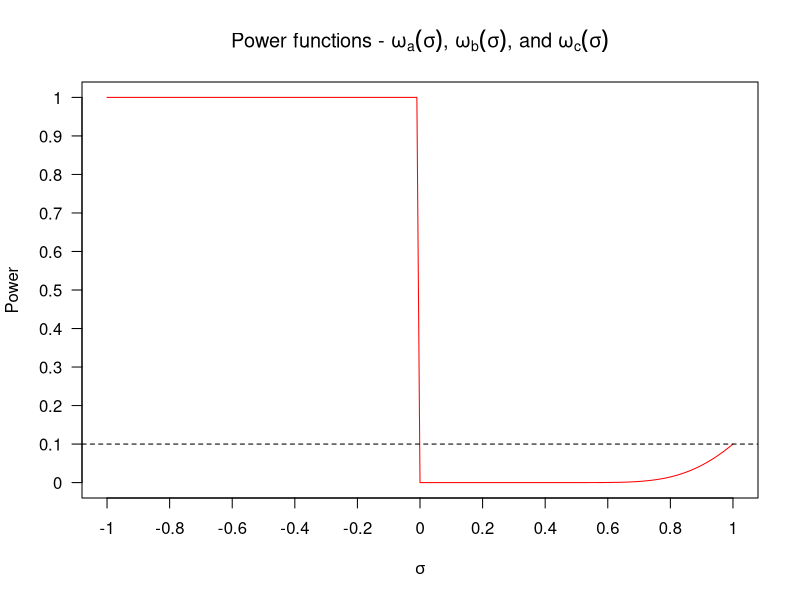

The R script that drew this image: (Note: this script raises an error after producing the figure.)
# Default parameters
sigma_0 <- 1
alpha <- 0.10
n <- 25
mu <- 0

# Power functions, need the qnorm inside the std pnorm as per # example 6.18
omega_a <- function(sigma) {
  pchisq(sigma_0/sigma*qchisq(alpha,df=n-1,lower.tail=F),df=n-1,lower.tail=F)
}

omega_b <- function(sigma) {
  pchisq(sigma_0/sigma*qchisq(1-alpha,df=n-1,lower.tail=F),df=n-1)
}

omega_c <- function(sigma) {
  pchisq(sigma_0/sigma*qchisq(alpha/2,df=n-1,lower.tail=F),df=n-1,lower.tail=F) + 
    pchisq(sigma_0/sigma*qchisq(1-alpha/2,df=n-1,lower.tail=F),df=n-1)
}

# Make data for plot
sigma_values <- seq(-1, 1, by=0.01)
omega_a_values <- sapply(sigma_values, omega_a)
omega_b_values <- sapply(sigma_values, omega_b)
omega_c_values <- sapply(sigma_values, omega_c)

# Plotting
plot(sigma_values, omega_a_values, type="l", col="red", ylim=c(0, 1), 
     xlab=expression(sigma), ylab="Power", 
     main=expression(paste("Power functions - ", omega["a"](sigma), ", ", 
                           omega["b"](sigma), ", and ", omega["c"](sigma))),
     xaxt="n", yaxt="n")

# axis ticks and labels
axis(1, at=seq(-1, 1, by=0.2), labels=seq(-1, 1, by=0.2))
axis(2, at=seq(0, 1, by=0.1), labels=seq(0, 1, by=0.1), las=1)
abline(h=alpha, lty=2, col="black")  # line for alpha
abline(v=mu_0, lty=2, col="black")    # line for mu_0
abline(h=1, lty=2, col="black")  # line for 1
abline(h=0, lty=2, col="black")  # line for 0
legend("right", legend=c(expression(omega["a   "]), expression(omega["b   "]), expression(omega["c   "])),
       col=c("red", "green", "blue"), lty=1, cex=1.25)

